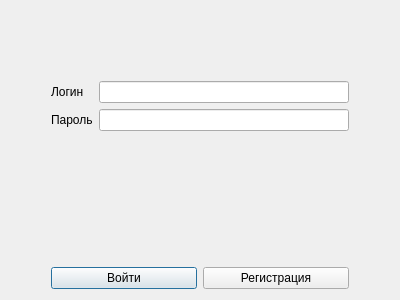
<?xml version="1.0" encoding="UTF-8"?>
<ui version="4.0">
 <class>Login</class>
 <widget class="QWidget" name="Login">
  <property name="geometry">
   <rect>
    <x>0</x>
    <y>0</y>
    <width>400</width>
    <height>300</height>
   </rect>
  </property>
  <property name="windowTitle">
   <string>Авторизация</string>
  </property>
  <layout class="QVBoxLayout" name="verticalLayout" stretch="3,0">
   <item>
    <layout class="QFormLayout" name="formLayout">
     <property name="leftMargin">
      <number>40</number>
     </property>
     <property name="topMargin">
      <number>70</number>
     </property>
     <property name="rightMargin">
      <number>40</number>
     </property>
     <item row="0" column="0">
      <widget class="QLabel" name="label_username">
       <property name="text">
        <string>Логин</string>
       </property>
      </widget>
     </item>
     <item row="0" column="1">
      <widget class="QLineEdit" name="lineEdit_username"/>
     </item>
     <item row="1" column="0">
      <widget class="QLabel" name="label_password">
       <property name="text">
        <string>Пароль</string>
       </property>
      </widget>
     </item>
     <item row="1" column="1">
      <widget class="QLineEdit" name="lineEdit_password">
       <property name="echoMode">
        <enum>QLineEdit::Password</enum>
       </property>
      </widget>
     </item>
    </layout>
   </item>
   <item>
    <layout class="QHBoxLayout" name="horizontalLayout_3">
     <property name="leftMargin">
      <number>40</number>
     </property>
     <property name="rightMargin">
      <number>40</number>
     </property>
     <item>
      <widget class="QPushButton" name="sign_in">
       <property name="text">
        <string>Войти</string>
       </property>
       <property name="autoDefault">
        <bool>true</bool>
       </property>
       <property name="default">
        <bool>true</bool>
       </property>
      </widget>
     </item>
     <item>
      <widget class="QPushButton" name="sign_up">
       <property name="text">
        <string>Регистрация</string>
       </property>
      </widget>
     </item>
    </layout>
   </item>
  </layout>
 </widget>
 <resources/>
 <connections/>
</ui>
